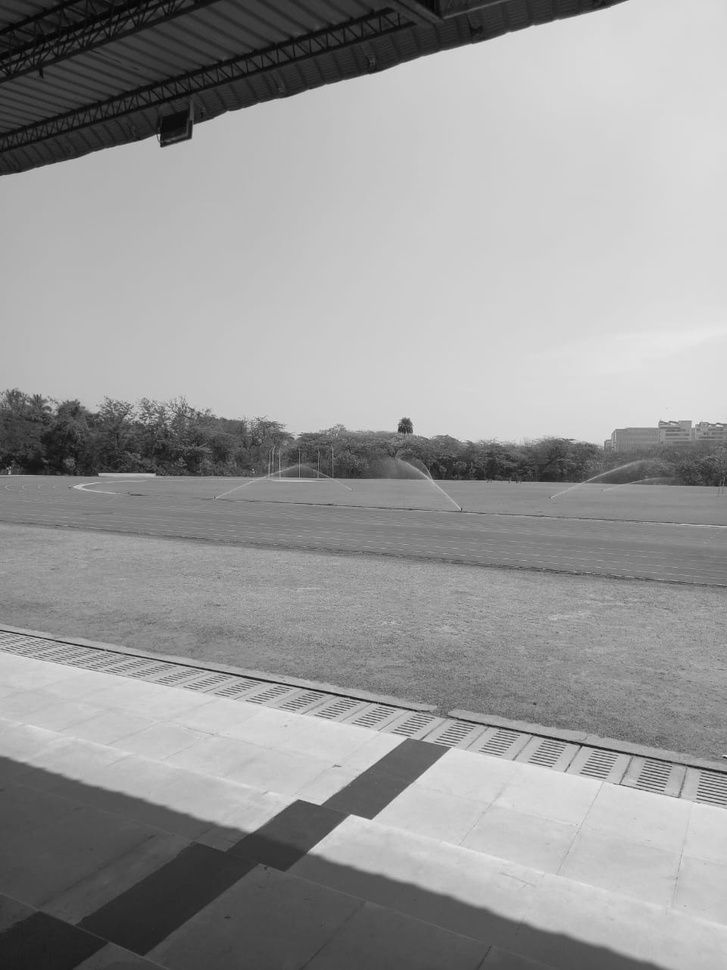
#> input picture PANO_GENERATOR/one.jpg, 727 x 970 px, shrunk from 960 x 1280 before the run, found by its file name
$ jupyter execute --allow-errors MOSAIC_CODE.ipynb
#> lines starting #> are read from the running program, lines starting #| are printed output that depends on the picture
[cell 1]
import numpy as np
import matplotlib.pyplot as plt
import cv2 as cv
import scipy.io

[cell 2]
# The below function image_show(args) is to show the image outputs generated.

def image_show(img,wname): #PRESS 'q' or 'esc' to stop the window or can also click on CROSS(X) button
    for i in range(len(img)):
        cv.imshow(wname[i],img[i])
    cv.waitKey(0)
    cv.destroyAllWindows()

# FUNCTIONS FOR HOMOGRAPHY, RANSAC and MOSAICING images

## HOMOGRAPHY AND RANSAC

- The class below hosts functions to carry calculations related to determine homography matrix relating 2 images.
- The procedure followed is as per the reference document.
- Take any 4 random points out of the correponding points determined using SIFT.
- Using the 4 points formulate 8 equations.
- Solve for the equations using SVD (to find Null space).
- Check whether all the other points satisfy the homography equation within a tolerance. If yes then add the point to consensus set.

- Now for RANSAC perform homography matrix calculation until the consensus set is large enough.

[cell 3]
class HOMOGRAPHY_and_RANSAC:

    # [24 lines left out: functions __init__, PICKPOINTS, not called in this run]

############################################################################################################
    # The below function calculated the L2-Norm error between two 2-Dimensional points.

    def L2NORM_Error(self,P1,P2):
        err=np.sqrt((P1[0]-P2[0])**2+(P1[1]-P2[1])**2)
        return err

############################################################################################################

    # [92 lines left out: functions HOMOGRAPHY, RANSAC, not called in this run]

## MOSAICING FUNCTIONS
- The Mosaic class hosts the functions to attach/stitch the images.

- This is done by taking image 2 as the reference and then using Homography matrices to map the location of a point in canvas to its respective location in all the three images.
- Then the intensities from all three images are averaged out and blended to yield the mosaic image.

[cell 4]
class MOSAIC:

    # [95 lines left out: functions __init__, BilinearInterpolation, create_mosaic, not called in this run]

############################################################################################################

    def __str__(self):
        image_show([self.STITCHED_IMAGE],['STITCHED IMAGE'])
        return 'OK'

# MOSAICING PERFORMED ON GIVEN SET OF IMAGES

[cell 5]
img1 = cv.imread('Given_Dataset/img1.png',cv.IMREAD_GRAYSCALE)
img2 = cv.imread('Given_Dataset/img2.png',cv.IMREAD_GRAYSCALE)
img3 = cv.imread('Given_Dataset/img3.png',cv.IMREAD_GRAYSCALE)

#> (a cell that did not finish here is left out)

#> (a cell that did not finish here is left out)

#> (a cell that did not finish here is left out)

#> (a cell that did not finish here is left out)

#> (a cell that did not finish here is left out)

#> (a cell that did not finish here is left out)

#> (a cell that did not finish here is left out)

#> (a cell that did not finish here is left out)

#> (a cell that did not finish here is left out)

## Result

# MOSAICING PERFORMED ON NEW DATASET

[cell 15]
g_watsa1 = cv.imread('my_own_dataset/one.jpg',cv.IMREAD_GRAYSCALE)
#> g_watsa1 is the input picture: shape (970, 727); min 0, max 242, mean 152
g_watsa2 = cv.imread('my_own_dataset/two.jpg',cv.IMREAD_GRAYSCALE)
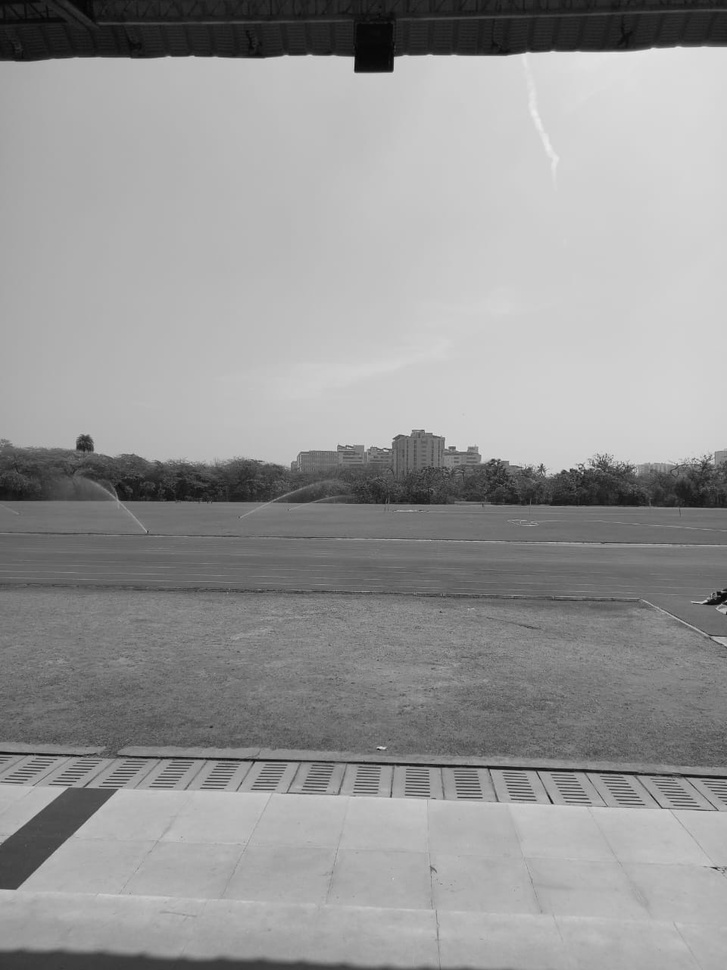
#> input picture PANO_GENERATOR/two.jpg, 727 x 970 px, shrunk from 960 x 1280 before the run, found by its file name
#> g_watsa2 is the input picture: shape (970, 727); min 3, max 235, mean 150.5
g_watsa3 = cv.imread('my_own_dataset/three.jpg',cv.IMREAD_GRAYSCALE)
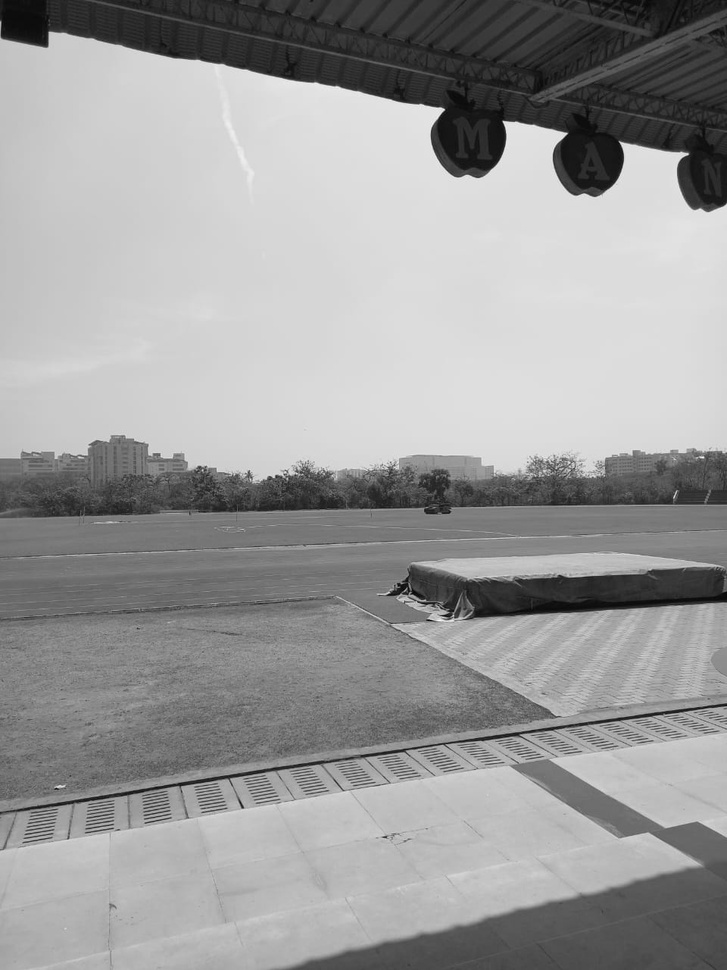
#> input picture PANO_GENERATOR/three.jpg, 727 x 970 px, shrunk from 960 x 1280 before the run, found by its file name
#> g_watsa3 is the input picture: shape (970, 727); min 0, max 253, mean 154.4

[cell 16]
g_watsa1.shape
#> Out = (970, 727)

[cell 17]
image_show([g_watsa1,g_watsa2,g_watsa3],['1','2','3'])
#> the loop in image_show, `for i in range(len(img)):` made 3 passes
